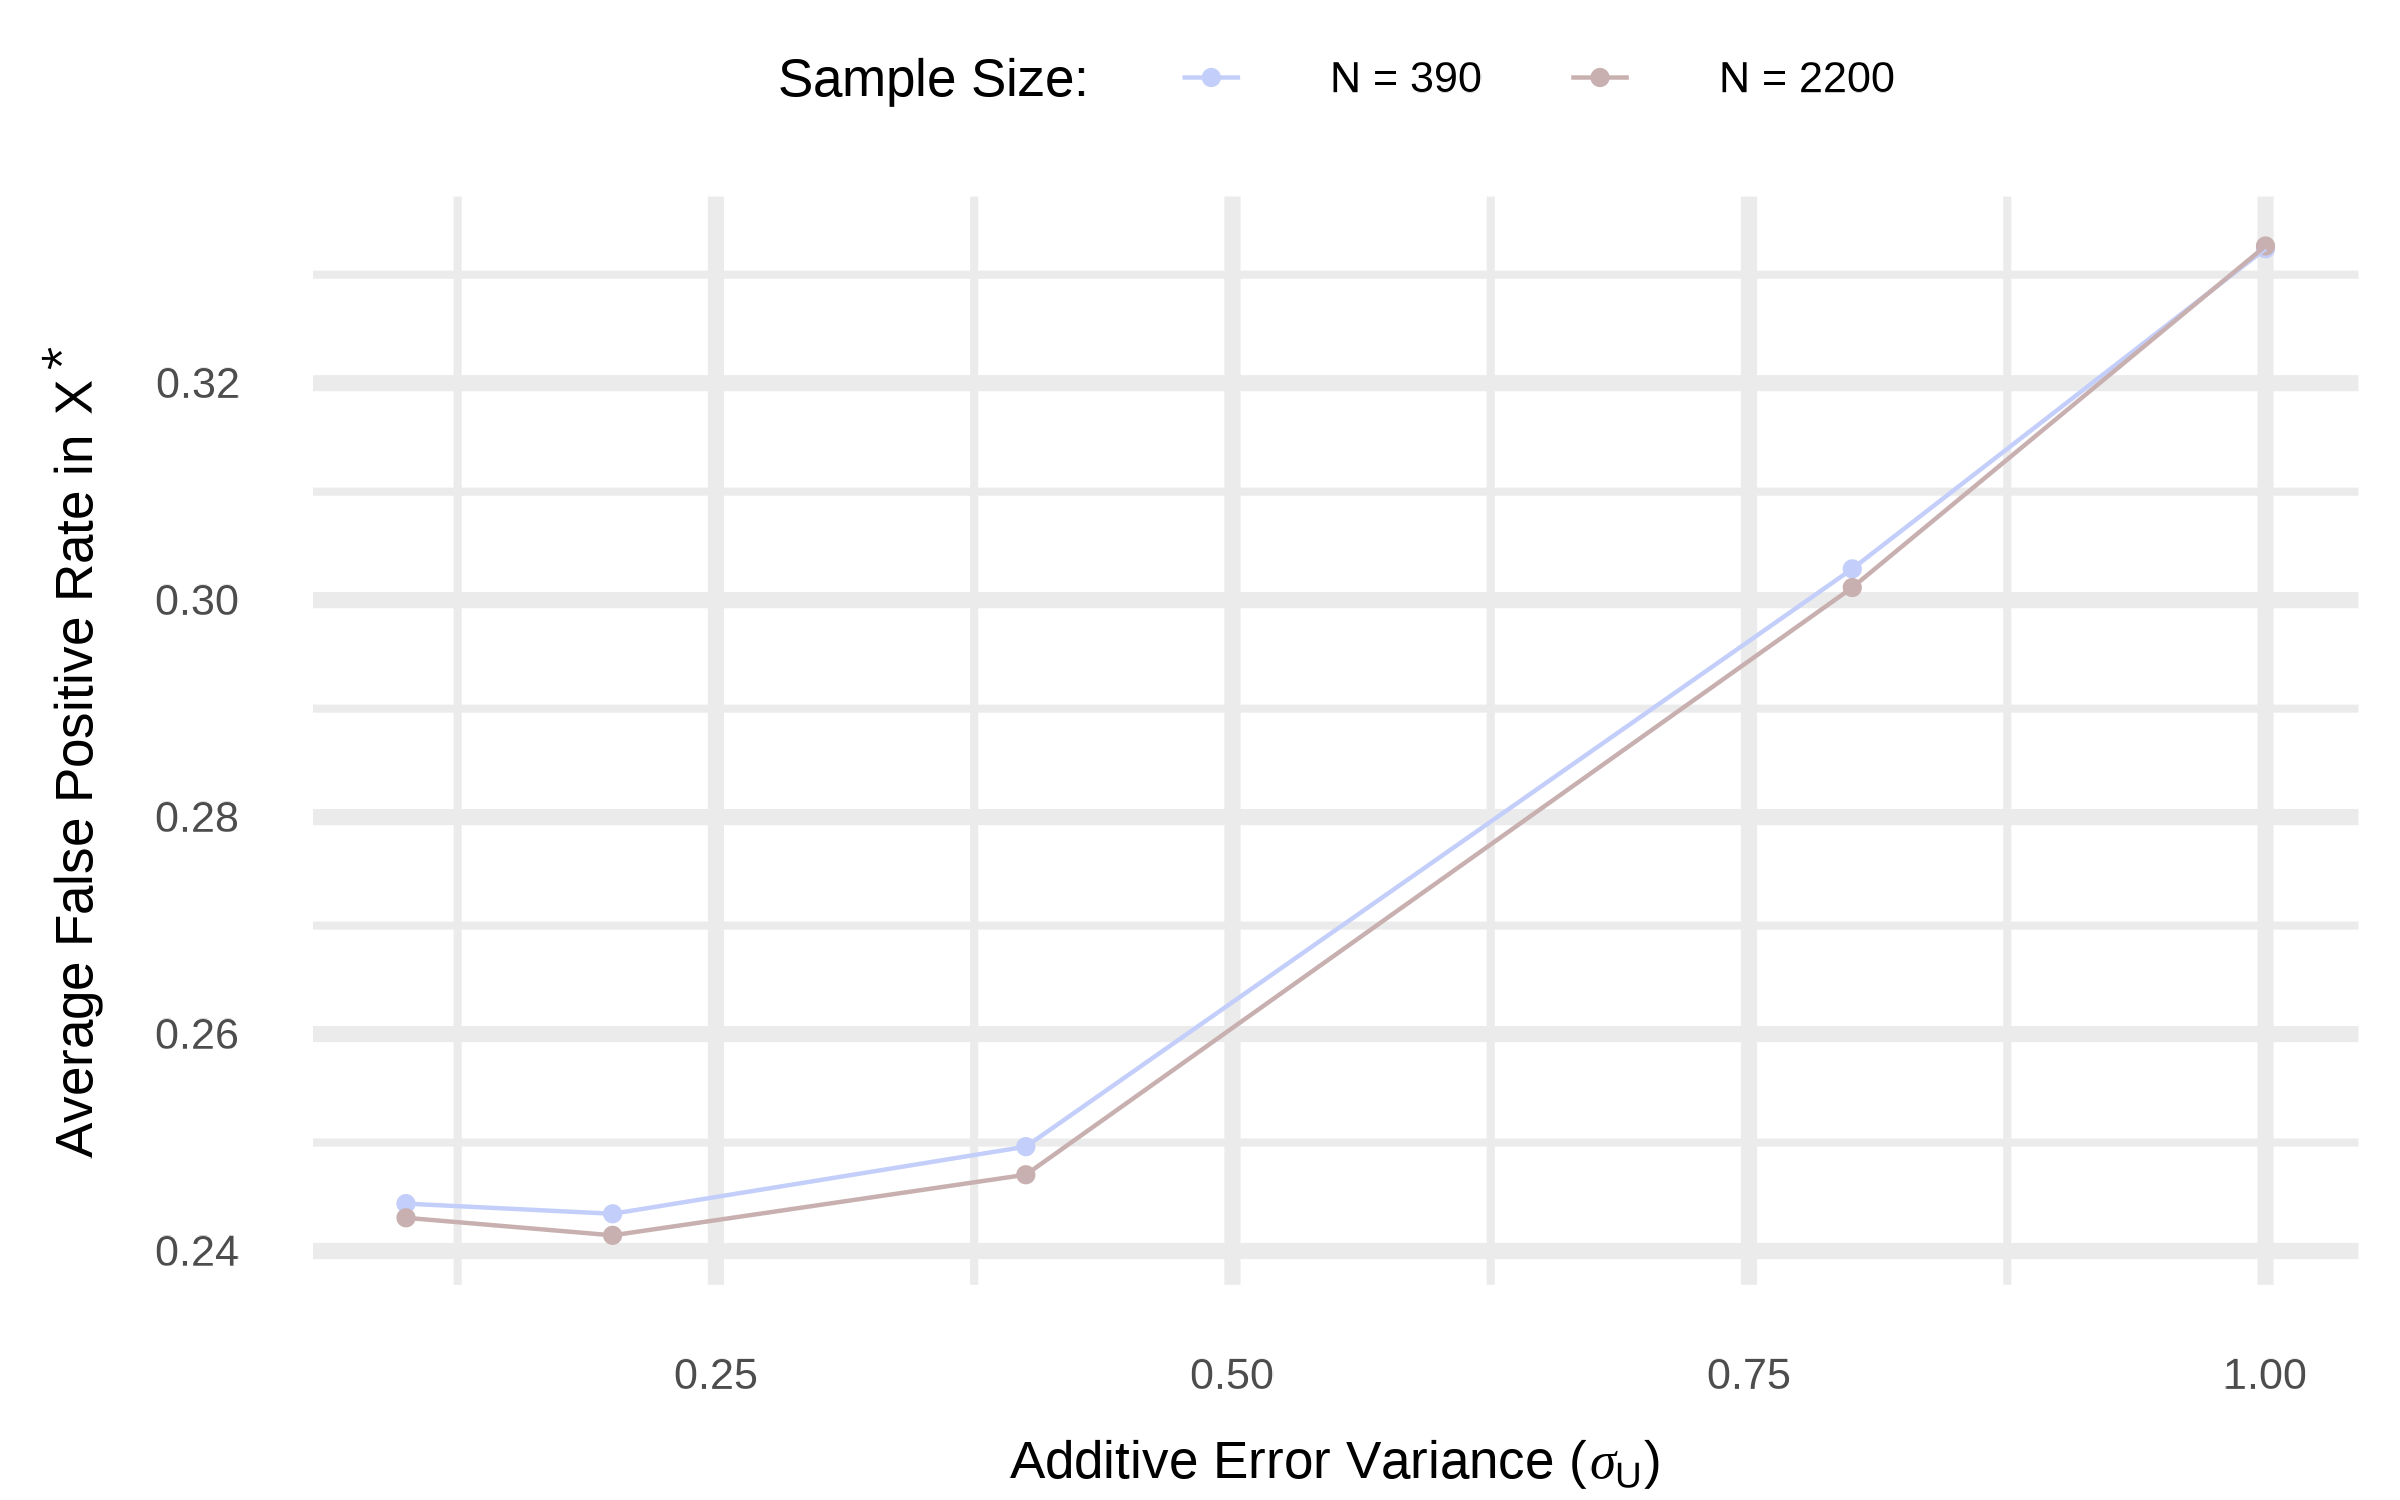

R code for this plot:
# Read simulation data in from GitHub repo
url_stem = "https://raw.githubusercontent.com/ashleymullan/food_access_misclassification/main/Simulations/vary_sigmaU/"
file_url = paste0("proximity_N", 
                  rep(c(390, 2200), each = 5), 
                  "_sigmaU", 
                  repc(c(10, 20, 40, 80, 100), times = 2), 
                  "_seed11422.csv")
res = do.call(what = rbind, 
              args = lapply(X = file_url), 
                            FUN = read.csv))

# Define color palette 
slide_colors = c("#C3CFFA", "#C9B0B0", "#DD6D53", "#60CAD6", "#F0D290", "#fac3cf") 

# Create line plot of average FPR per setting 
plot_fpr = res |> 
  dplyr::mutate(N = factor(x = N, 
                           levels = c(390, 2200), 
                           labels = c("N = 390", "N = 2200"))) |> 
  dplyr::group_by(N, sigmaU) |> 
  dplyr::summarize(avg_fpr = mean(fpr)) |> 
  ggplot(aes(x = sigmaU, y = avg_fpr, group = N, color = factor(N))) + 
  geom_point() + 
  geom_line() + 
  scale_color_manual(values = slide_colors, 
                     name = "Sample Size:") + 
  theme_minimal(base_size = 40) + 
  xlab(label = latex2exp::TeX(input = "Additive Error Variance ($\\sigma_U$)")) + 
  ylab(label = latex2exp::TeX(input = "Average False Positive Rate in $X^*$")) + 
  theme(legend.position = "top", 
        legend.margin = margin(0,0,0,0),
        legend.box.margin = margin(t = 10, r = 5, b = -20, l = 5), 
        plot.margin = margin(t = 0, r = 10, b = 0, l = 10))

## Save it 
ggsave(filename = "~/Documents/food_access_misclassification/Figures/sim_fpr_sigmaU.png",
       plot = plot_fpr, 
       device = "png", 
       width = 8, 
       height = 5)

# Create boxplot of estimated 
est_box = res |> 
  dplyr::select(-dplyr::starts_with("se_"), 
                -dplyr::contains("beta0")) |> 
  tidyr::gather(key = "Method", value = "est_beta1", -c(1:8)) |> 
  dplyr::mutate(Method = factor(x = Method, 
                                levels = c("beta1_gs", "beta1_smle", "beta1_cc", "beta1_n"), 
                                labels = c("Gold Standard", "SMLE", "Complete Case", "Naive")),
                N = factor(x = N, 
                           levels = c(390, 2200), 
                           labels = c("N = 390", "N = 2200"))) |> 
  ggplot(aes(x = factor(sigmaU), y = exp(est_beta1), fill = Method)) + 
  geom_boxplot() + 
  geom_hline(aes(yintercept = exp(beta1)), linetype = 2, color = slide_colors[5]) + 
  scale_fill_manual(values = slide_colors, 
                    name = "Method:") + 
  facet_wrap(~N) + 
  theme_minimal(base_size = 40) + 
  xlab(label = latex2exp::TeX(input = "Additive Error Variance ($\\sigma_U$)")) + 
  ylab(label = latex2exp::TeX(input = "Estimated Prevalence Ratio ($\\exp(\\hat{\\beta}_1)$)")) + 
  theme(legend.position = "top", 
        legend.margin = margin(0,0,0,0),
        legend.box.margin = margin(t = 10, r = 5, b = -40, l = 5), 
        plot.margin = margin(t = 0, r = 10, b = 0, l = 10))
# Save it 
ggsave(filename = "~/Documents/food_access_misclassification/Figures/sim_box_sigmaU.png",
       plot = est_box, 
       device = "png", 
       width = 8, 
       height = 5)